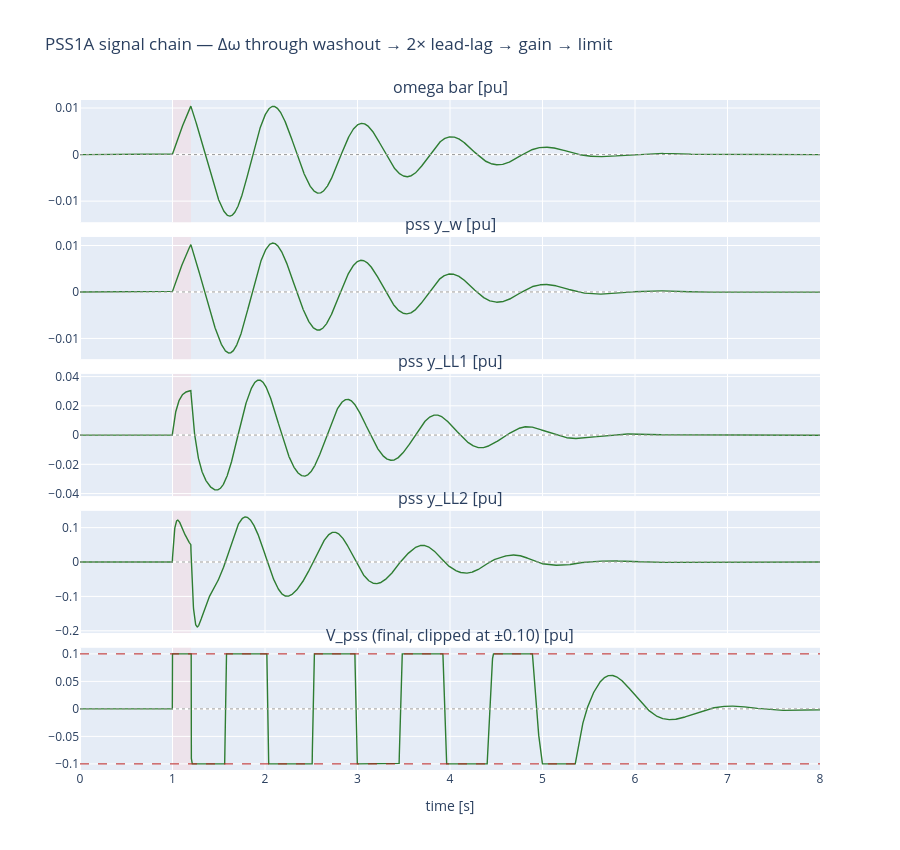

Write notebook code for a chart like this one.
### Markdown cell above
## 8. Headline plot 2 — PSS signal anatomy

Trace each block in the PSS chain to see exactly what the
stabiliser is doing.  Same fault, AVR + PSS run.  The plotted
signals are:

- `omega` — rotor slip $\bar\omega$ (input to PSS)
- `pss_y_w` — washout output (Δω with DC removed)
- `pss_y_LL1` — first lead-lag output
- `pss_y_LL2` — second lead-lag output
- `Vpss` — final stabiliser output (after gain `Ks` and ± limit)

Watch the saturation behaviour: during the first ~2 s post-fault
the PSS rails at ±0.10 (full damping torque demanded but limited);
after the rotor returns to small deviations the PSS comes off the
limit and operates linearly.

### Code cell
g3 = GENROU(D=3.0); a3 = ST1A(); p3 = PSS1A()
r3 = run_smib_genrou_avr_pss(g3, a3, p3, n, t_end=8.0, h=2e-3,
                              scenarios=[f200], init_V=V1, init_S=S)

panels = [
    (u'omega bar [pu]', r3.traces['omega']),
    ('pss y_w [pu]',    r3.traces['pss_y_w']),
    ('pss y_LL1 [pu]',  r3.traces['pss_y_LL1']),
    ('pss y_LL2 [pu]',  r3.traces['pss_y_LL2']),
    ('V_pss (final, clipped at ±0.10) [pu]', r3.traces['Vpss']),
]
fig = make_subplots(rows=len(panels), cols=1, shared_xaxes=True,
                    vertical_spacing=0.022,
                    subplot_titles=[p[0] for p in panels])
for i, (lbl, arr) in enumerate(panels, start=1):
    fig.add_trace(go.Scatter(x=r3.t, y=arr, mode='lines',
                             line=dict(color='#2E7D32', width=1.4),
                             showlegend=False), row=i, col=1)
    fig.add_vrect(x0=1.0, x1=1.20, fillcolor='#FFCDD2', opacity=0.3,
                  layer='below', line_width=0, row=i, col=1)
    fig.add_hline(y=0, line=dict(color='#999', dash='dot', width=1),
                  row=i, col=1)
# Mark Vpss limits explicitly.
fig.add_hline(y=0.10,  line=dict(color='#B71C1C', dash='dash', width=1), row=5, col=1)
fig.add_hline(y=-0.10, line=dict(color='#B71C1C', dash='dash', width=1), row=5, col=1)
fig.update_xaxes(title_text='time [s]', row=len(panels), col=1)
fig.update_layout(height=170*len(panels), width=900,
                  title='PSS1A signal chain — Δω through washout → 2× lead-lag → gain → limit')
fig.show()

# Summary stats
sat_frac = float((np.abs(r3.traces['Vpss']) >= 0.10 - 1e-6).sum() / len(r3.traces['Vpss']))
print(f'Fraction of run with Vpss at the ±0.10 limit: {sat_frac*100:.1f}%')
print(f'Peak |Vpss| during run:                       {np.abs(r3.traces["Vpss"]).max():.4f} pu')
print(f'Peak |y_LL2| (pre-gain, pre-limit):           {np.abs(r3.traces["pss_y_LL2"]).max():.6f} pu')
print(f'Implied unlimited Vpss demand peak:           {20 * np.abs(r3.traces["pss_y_LL2"]).max():.4f} pu')
print("   (the gap between unlimited and clipped is what the limiter is doing)")

### Figure 1 — Plotly figure (JSON) as saved in the notebook; plotly's stock layout.template omitted (floating-point values rounded to 4 significant figures; data arrays with more than 128 entries replaced by an {"elided": "..."} marker saying what was removed)
{"data": [{"line": {"color": "#2E7D32", "width": 1.4}, "mode": "lines", "showlegend": false, "type": "scatter", "x": {"elided": "4001 float values"}, "xaxis": "x", "y": {"elided": "4001 float values"}, "yaxis": "y"}, {"line": {"color": "#2E7D32", "width": 1.4}, "mode": "lines", "showlegend": false, "type": "scatter", "x": {"elided": "4001 float values"}, "xaxis": "x2", "y": {"elided": "4001 float values"}, "yaxis": "y2"}, {"line": {"color": "#2E7D32", "width": 1.4}, "mode": "lines", "showlegend": false, "type": "scatter", "x": {"elided": "4001 float values"}, "xaxis": "x3", "y": {"elided": "4001 float values"}, "yaxis": "y3"}, {"line": {"color": "#2E7D32", "width": 1.4}, "mode": "lines", "showlegend": false, "type": "scatter", "x": {"elided": "4001 float values"}, "xaxis": "x4", "y": {"elided": "4001 float values"}, "yaxis": "y4"}, {"line": {"color": "#2E7D32", "width": 1.4}, "mode": "lines", "showlegend": false, "type": "scatter", "x": {"elided": "4001 float values"}, "xaxis": "x5", "y": {"elided": "4001 float values"}, "yaxis": "y5"}], "layout": {"annotations": [{"font": {"size": 16}, "showarrow": false, "text": "omega bar [pu]", "x": 0.5, "xanchor": "center", "xref": "paper", "y": 1.0, "yanchor": "bottom", "yref": "paper"}, {"font": {"size": 16}, "showarrow": false, "text": "pss y_w [pu]", "x": 0.5, "xanchor": "center", "xref": "paper", "y": 0.7956, "yanchor": "bottom", "yref": "paper"}, {"font": {"size": 16}, "showarrow": false, "text": "pss y_LL1 [pu]", "x": 0.5, "xanchor": "center", "xref": "paper", "y": 0.5912, "yanchor": "bottom", "yref": "paper"}, {"font": {"size": 16}, "showarrow": false, "text": "pss y_LL2 [pu]", "x": 0.5, "xanchor": "center", "xref": "paper", "y": 0.3868, "yanchor": "bottom", "yref": "paper"}, {"font": {"size": 16}, "showarrow": false, "text": "V_pss (final, clipped at ±0.10) [pu]", "x": 0.5, "xanchor": "center", "xref": "paper", "y": 0.1824, "yanchor": "bottom", "yref": "paper"}], "height": 850, "shapes": [{"fillcolor": "#FFCDD2", "layer": "below", "line": {"width": 0}, "opacity": 0.3, "type": "rect", "x0": 1.0, "x1": 1.2, "xref": "x", "y0": 0, "y1": 1, "yref": "y domain"}, {"line": {"color": "#999", "dash": "dot", "width": 1}, "type": "line", "x0": 0, "x1": 1, "xref": "x domain", "y0": 0, "y1": 0, "yref": "y"}, {"fillcolor": "#FFCDD2", "layer": "below", "line": {"width": 0}, "opacity": 0.3, "type": "rect", "x0": 1.0, "x1": 1.2, "xref": "x2", "y0": 0, "y1": 1, "yref": "y2 domain"}, {"line": {"color": "#999", "dash": "dot", "width": 1}, "type": "line", "x0": 0, "x1": 1, "xref": "x2 domain", "y0": 0, "y1": 0, "yref": "y2"}, {"fillcolor": "#FFCDD2", "layer": "below", "line": {"width": 0}, "opacity": 0.3, "type": "rect", "x0": 1.0, "x1": 1.2, "xref": "x3", "y0": 0, "y1": 1, "yref": "y3 domain"}, {"line": {"color": "#999", "dash": "dot", "width": 1}, "type": "line", "x0": 0, "x1": 1, "xref": "x3 domain", "y0": 0, "y1": 0, "yref": "y3"}, {"fillcolor": "#FFCDD2", "layer": "below", "line": {"width": 0}, "opacity": 0.3, "type": "rect", "x0": 1.0, "x1": 1.2, "xref": "x4", "y0": 0, "y1": 1, "yref": "y4 domain"}, {"line": {"color": "#999", "dash": "dot", "width": 1}, "type": "line", "x0": 0, "x1": 1, "xref": "x4 domain", "y0": 0, "y1": 0, "yref": "y4"}, {"fillcolor": "#FFCDD2", "layer": "below", "line": {"width": 0}, "opacity": 0.3, "type": "rect", "x0": 1.0, "x1": 1.2, "xref": "x5", "y0": 0, "y1": 1, "yref": "y5 domain"}, {"line": {"color": "#999", "dash": "dot", "width": 1}, "type": "line", "x0": 0, "x1": 1, "xref": "x5 domain", "y0": 0, "y1": 0, "yref": "y5"}, {"line": {"color": "#B71C1C", "dash": "dash", "width": 1}, "type": "line", "x0": 0, "x1": 1, "xref": "x5 domain", "y0": 0.1, "y1": 0.1, "yref": "y5"}, {"line": {"color": "#B71C1C", "dash": "dash", "width": 1}, "type": "line", "x0": 0, "x1": 1, "xref": "x5 domain", "y0": -0.1, "y1": -0.1, "yref": "y5"}], "title": {"text": "PSS1A signal chain — Δω through washout → 2× lead-lag → gain → limit"}, "width": 900, "xaxis": {"anchor": "y", "domain": [0.0, 1.0], "matches": "x5", "showticklabels": false}, "xaxis2": {"anchor": "y2", "domain": [0.0, 1.0], "matches": "x5", "showticklabels": false}, "xaxis3": {"anchor": "y3", "domain": [0.0, 1.0], "matches": "x5", "showticklabels": false}, "xaxis4": {"anchor": "y4", "domain": [0.0, 1.0], "matches": "x5", "showticklabels": false}, "xaxis5": {"anchor": "y5", "domain": [0.0, 1.0], "title": {"text": "time [s]"}}, "yaxis": {"anchor": "x", "domain": [0.8176, 1.0]}, "yaxis2": {"anchor": "x2", "domain": [0.6132, 0.7956]}, "yaxis3": {"anchor": "x3", "domain": [0.4088, 0.5912]}, "yaxis4": {"anchor": "x4", "domain": [0.2044, 0.3868]}, "yaxis5": {"anchor": "x5", "domain": [0.0, 0.1824]}}}
